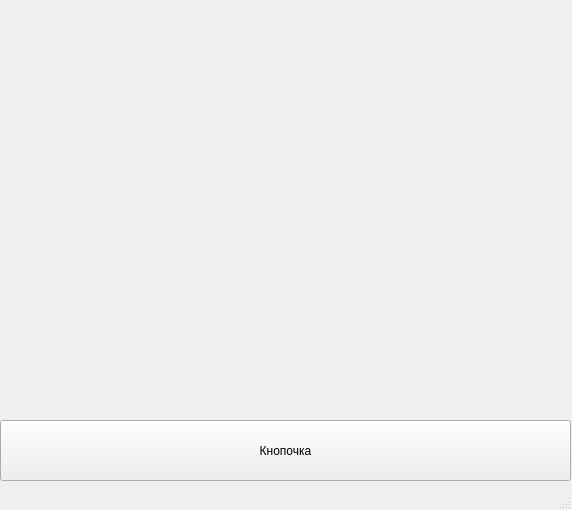
<?xml version="1.0" encoding="UTF-8"?>
<ui version="4.0">
 <class>MainWindow</class>
 <widget class="QMainWindow" name="MainWindow">
  <property name="geometry">
   <rect>
    <x>0</x>
    <y>0</y>
    <width>572</width>
    <height>510</height>
   </rect>
  </property>
  <property name="windowTitle">
   <string>MainWindow</string>
  </property>
  <widget class="QWidget" name="centralwidget">
   <widget class="QPushButton" name="pushButton">
    <property name="geometry">
     <rect>
      <x>0</x>
      <y>420</y>
      <width>571</width>
      <height>61</height>
     </rect>
    </property>
    <property name="toolTip">
     <string>&lt;html&gt;&lt;head/&gt;&lt;body&gt;&lt;p align=&quot;center&quot;&gt;&lt;span style=&quot; font-size:14pt;&quot;&gt;Кнопочка&lt;/span&gt;&lt;/p&gt;&lt;p align=&quot;center&quot;&gt;&lt;span style=&quot; font-size:14pt;&quot;&gt;для круглешочка&lt;/span&gt;&lt;/p&gt;&lt;/body&gt;&lt;/html&gt;</string>
    </property>
    <property name="text">
     <string>Кнопочка</string>
    </property>
   </widget>
   <widget class="QLabel" name="label">
    <property name="geometry">
     <rect>
      <x>0</x>
      <y>0</y>
      <width>571</width>
      <height>421</height>
     </rect>
    </property>
    <property name="text">
     <string/>
    </property>
   </widget>
  </widget>
  <widget class="QStatusBar" name="statusbar"/>
 </widget>
 <resources/>
 <connections/>
</ui>
